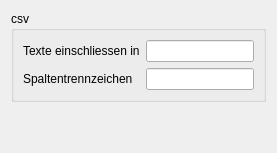
           <widget class="QWidget" name="tab_14">
            <attribute name="title">
             <string>Ausgabe</string>
            </attribute>
            <layout class="QVBoxLayout" name="verticalLayout_13">
             <item>
              <widget class="QGroupBox" name="groupBox_3">
               <property name="title">
                <string>csv</string>
               </property>
               <layout class="QGridLayout" name="gridLayout_7">
                <item row="0" column="0">
                 <widget class="QLabel" name="label_15">
                  <property name="text">
                   <string>Texte einschliessen in</string>
                  </property>
                 </widget>
                </item>
                <item row="0" column="1">
                 <widget class="QLineEdit" name="lineEdit_10"/>
                </item>
                <item row="1" column="0">
                 <widget class="QLabel" name="label_16">
                  <property name="text">
                   <string>Spaltentrennzeichen</string>
                  </property>
                 </widget>
                </item>
                <item row="1" column="1">
                 <widget class="QLineEdit" name="lineEdit_11"/>
                </item>
               </layout>
              </widget>
             </item>
             <item>
              <spacer name="verticalSpacer_9">
               <property name="orientation">
                <enum>Qt::Vertical</enum>
               </property>
               <property name="sizeHint" stdset="0">
                <size>
                 <width>20</width>
                 <height>40</height>
                </size>
               </property>
              </spacer>
             </item>
            </layout>
           </widget>
